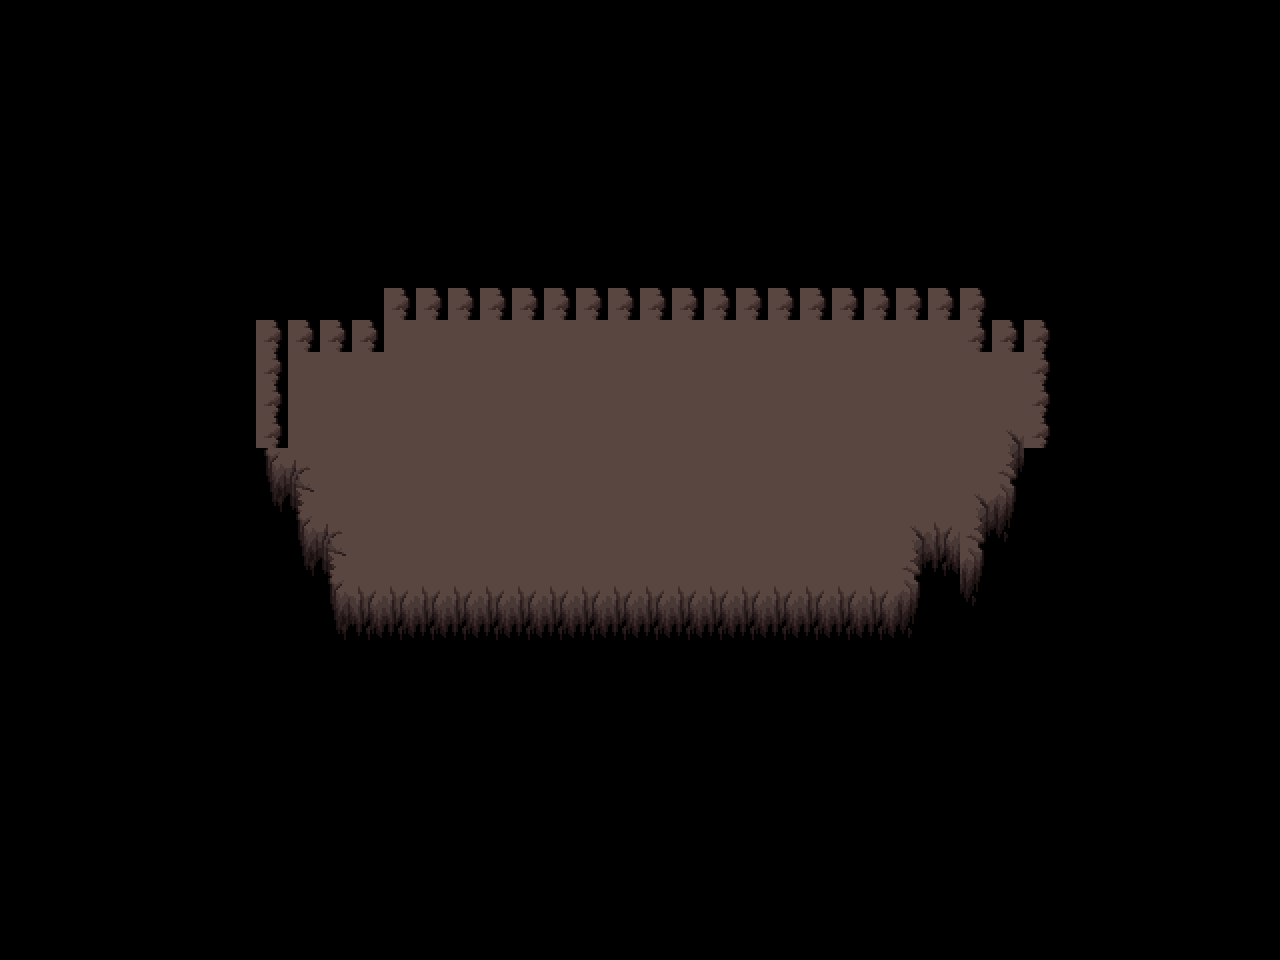

This game map was drawn from its Tiled (.tmx) file and the tilesets committed beside it. A one-line description and the full map source follow:
An orthogonal 40x30 tile map with 32x32 px tiles, 1 tile layer (Tile Layer 1) and 1 object (SpawnPoint).

<map version="1.10" tiledversion="1.12.1" orientation="orthogonal" renderorder="right-down" width="40" height="30" tilewidth="32" tileheight="32" infinite="0" nextlayerid="3" nextobjectid="3">
 <tileset firstgid="1" name="Ground" tilewidth="32" tileheight="32" tilecount="682" columns="62">
  <image source="../tiles/CAVE/Ground.png" width="1984" height="352" />
 </tileset>
 <layer id="1" name="Tile Layer 1" width="40" height="30">
  <data encoding="csv">
0,0,0,0,0,0,0,0,0,0,0,0,0,0,0,0,0,0,0,0,0,0,0,0,0,0,0,0,0,0,0,0,0,0,0,0,0,0,0,0,
0,0,0,0,0,0,0,0,0,0,0,0,0,0,0,0,0,0,0,0,0,0,0,0,0,0,0,0,0,0,0,0,0,0,0,0,0,0,0,0,
0,0,0,0,0,0,0,0,0,0,0,0,0,0,0,0,0,0,0,0,0,0,0,0,0,0,0,0,0,0,0,0,0,0,0,0,0,0,0,0,
0,0,0,0,0,0,0,0,0,0,0,0,0,0,0,0,0,0,0,0,0,0,0,0,0,0,0,0,0,0,0,0,0,0,0,0,0,0,0,0,
0,0,0,0,0,0,0,0,0,0,0,0,0,0,0,0,0,0,0,0,0,0,0,0,0,0,0,0,0,0,0,0,0,0,0,0,0,0,0,0,
0,0,0,0,0,0,0,0,0,0,0,0,0,0,0,0,0,0,0,0,0,0,0,0,0,0,0,0,0,0,0,0,0,0,0,0,0,0,0,0,
0,0,0,0,0,0,0,0,0,0,0,0,0,0,0,0,0,0,0,0,0,0,0,0,0,0,0,0,0,0,0,0,0,0,0,0,0,0,0,0,
0,0,0,0,0,0,0,0,0,0,0,0,0,0,0,0,0,0,0,0,0,0,0,0,0,0,0,0,0,0,0,0,0,0,0,0,0,0,0,0,
0,0,0,0,0,0,0,0,0,0,0,0,0,0,0,0,0,0,0,0,0,0,0,0,0,0,0,0,0,0,0,0,0,0,0,0,0,0,0,0,
0,0,0,0,0,0,0,0,0,0,0,0,165,165,165,165,165,165,165,165,165,165,165,165,165,165,165,165,165,165,165,0,0,0,0,0,0,0,0,0,
0,0,0,0,0,0,0,0,165,165,165,165,164,164,164,164,164,164,164,164,164,164,164,164,164,164,164,164,164,164,165,165,165,0,0,0,0,0,0,0,
0,0,0,0,0,0,0,0,165,164,164,164,164,164,164,164,164,164,164,164,164,164,164,164,164,164,164,164,164,164,164,164,165,0,0,0,0,0,0,0,
0,0,0,0,0,0,0,0,165,164,164,164,164,164,164,164,164,164,164,164,164,164,164,164,164,164,164,164,164,164,164,164,165,0,0,0,0,0,0,0,
0,0,0,0,0,0,0,0,165,164,164,164,164,164,164,164,164,164,164,164,164,164,164,164,164,164,164,164,164,164,164,104,165,0,0,0,0,0,0,0,
0,0,0,0,0,0,0,0,225,105,164,164,164,164,164,164,164,164,164,164,164,164,164,164,164,164,164,164,164,164,164,166,0,0,0,0,0,0,0,0,
0,0,0,0,0,0,0,0,287,167,164,164,164,164,164,164,164,164,164,164,164,164,164,164,164,164,164,164,164,164,104,227,0,0,0,0,0,0,0,0,
0,0,0,0,0,0,0,0,0,225,105,164,164,164,164,164,164,164,164,164,164,164,164,164,164,164,164,164,104,226,166,289,0,0,0,0,0,0,0,0,
0,0,0,0,0,0,0,0,0,287,167,164,164,164,164,164,164,164,164,164,164,164,164,164,164,164,164,164,166,288,227,0,0,0,0,0,0,0,0,0,
0,0,0,0,0,0,0,0,0,0,225,226,226,226,226,226,226,226,226,226,226,226,226,226,226,226,226,226,227,0,289,0,0,0,0,0,0,0,0,0,
0,0,0,0,0,0,0,0,0,0,287,288,288,288,288,288,288,288,288,288,288,288,288,288,288,288,288,288,289,0,0,0,0,0,0,0,0,0,0,0,
0,0,0,0,0,0,0,0,0,0,0,0,0,0,0,0,0,0,0,0,0,0,0,0,0,0,0,0,0,0,0,0,0,0,0,0,0,0,0,0,
0,0,0,0,0,0,0,0,0,0,0,0,0,0,0,0,0,0,0,0,0,0,0,0,0,0,0,0,0,0,0,0,0,0,0,0,0,0,0,0,
0,0,0,0,0,0,0,0,0,0,0,0,0,0,0,0,0,0,0,0,0,0,0,0,0,0,0,0,0,0,0,0,0,0,0,0,0,0,0,0,
0,0,0,0,0,0,0,0,0,0,0,0,0,0,0,0,0,0,0,0,0,0,0,0,0,0,0,0,0,0,0,0,0,0,0,0,0,0,0,0,
0,0,0,0,0,0,0,0,0,0,0,0,0,0,0,0,0,0,0,0,0,0,0,0,0,0,0,0,0,0,0,0,0,0,0,0,0,0,0,0,
0,0,0,0,0,0,0,0,0,0,0,0,0,0,0,0,0,0,0,0,0,0,0,0,0,0,0,0,0,0,0,0,0,0,0,0,0,0,0,0,
0,0,0,0,0,0,0,0,0,0,0,0,0,0,0,0,0,0,0,0,0,0,0,0,0,0,0,0,0,0,0,0,0,0,0,0,0,0,0,0,
0,0,0,0,0,0,0,0,0,0,0,0,0,0,0,0,0,0,0,0,0,0,0,0,0,0,0,0,0,0,0,0,0,0,0,0,0,0,0,0,
0,0,0,0,0,0,0,0,0,0,0,0,0,0,0,0,0,0,0,0,0,0,0,0,0,0,0,0,0,0,0,0,0,0,0,0,0,0,0,0,
0,0,0,0,0,0,0,0,0,0,0,0,0,0,0,0,0,0,0,0,0,0,0,0,0,0,0,0,0,0,0,0,0,0,0,0,0,0,0,0
</data>
 </layer>
 <objectgroup id="2" name="Events">
  <object id="2" name="Coming from Cave" type="SpawnPoint" x="640" y="544">
   <properties>
    <property name="id" value="coming_from_cave" />
   </properties>
   <point />
  </object>
 </objectgroup>
</map>
